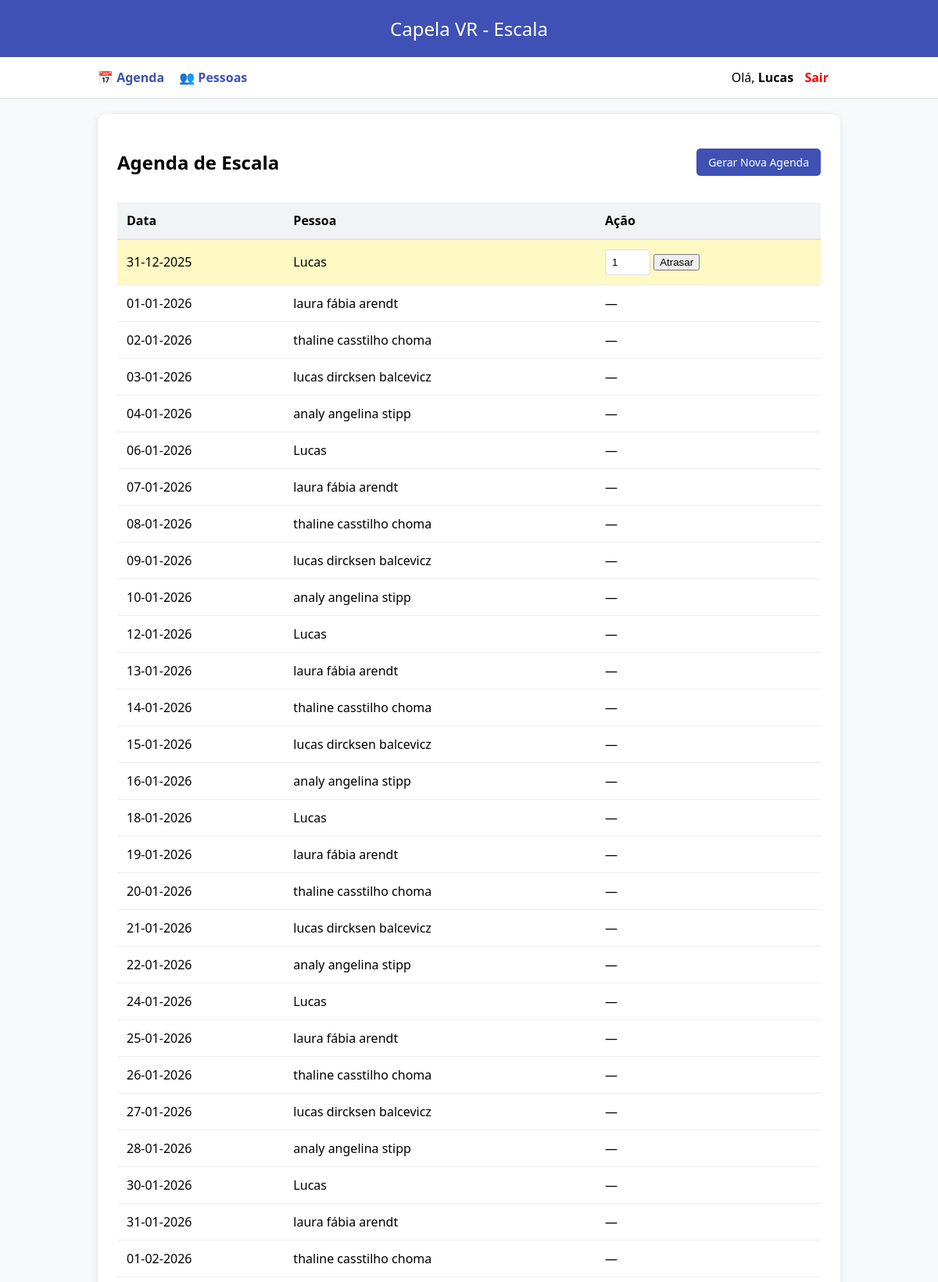
Screenshot of / (signed in, upper part) with the database file from the repository.
### tables this page shows
CREATE TABLE agenda (
                id INTEGER PRIMARY KEY AUTOINCREMENT,
                data DATE NOT NULL,
                pessoa_id INTEGER NOT NULL,
                FOREIGN KEY(pessoa_id) REFERENCES pessoas(id)
            );

CREATE TABLE pessoas (
                id INTEGER PRIMARY KEY AUTOINCREMENT,
                nome TEXT NOT NULL,
                senha TEXT DEFAULT '1234',
                role TEXT DEFAULT 'user',
                primeiro_login INTEGER DEFAULT 1,
                ordem INTEGER NOT NULL,
                ativo INTEGER DEFAULT 1
            , login TEXT);

### app.py (the view)
@app.route("/")
def agenda():
    hoje = date.today().strftime("%Y-%m-%d")
    with get_db() as db:
        c = db.cursor()
        c.execute("""
            SELECT agenda.id, agenda.data, strftime('%d-%m-%Y', agenda.data) AS data_br, pessoas.nome
            FROM agenda JOIN pessoas ON pessoas.id = agenda.pessoa_id ORDER BY agenda.data
        """)
        dados = c.fetchall()
    return render_template("agenda.html", agenda=dados, hoje=hoje)

### app.py (called while the page is built)
def get_db():
    conn = sqlite3.connect(DB_NAME, timeout=10)
    conn.row_factory = sqlite3.Row
    return conn

### templates/agenda.html
{% extends "base.html" %}
{% block content %}
<div style="display: flex; justify-content: space-between; align-items: center;">
    <h2>Agenda de Escala</h2>
    {% if session['role'] == 'admin' %}
    <a href="/gerar" class="btn btn-primary">Gerar Nova Agenda</a>
    {% endif %}
</div>
<table>
    <tr>
        <th>Data</th>
        <th>Pessoa</th>
        <th>Ação</th>
    </tr>
    {% for a in agenda %}
    <tr {% if a['data'] == hoje %} style="background: #fff9c4;" {% endif %}>
        <td>{{ a['data_br'] }}</td>
        <td>{{ a['nome'] }}</td>
        <td>
            {% if a['data'] == hoje and session['role'] == 'admin' %}
            <form method="post" action="/atrasar">
                <input type="number" name="dias" value="1" min="1" style="width: 40px;">
                <button type="submit">Atrasar</button>
            </form>
            {% else %} — {% endif %}
        </td>
    </tr>
    {% endfor %}
</table>
{% endblock %}

### static/style.css (style rules this page uses)
body { font-family: 'Segoe UI', sans-serif; background: #f8f9fa; margin: 0; padding: 0; }
table { width: 100%; border-collapse: collapse; margin-top: 15px; }
th { background: #f1f3f5; padding: 12px; text-align: left; border-bottom: 2px solid #dee2e6; }
td { padding: 12px; border-bottom: 1px solid #eee; }
.btn { padding: 8px 15px; border-radius: 5px; border: none; cursor: pointer; text-decoration: none; font-size: 14px; }
.btn-primary { background: #3f51b5; color: white; }
input { padding: 8px; border: 1px solid #ddd; border-radius: 4px; }

### rows the page displays
agenda: data_br "31-12-2025", nome "Lucas"
agenda: data_br "01-01-2026", nome "laura fábia arendt"
agenda: data_br "02-01-2026", nome "thaline casstilho choma"
agenda: data_br "03-01-2026", nome "lucas dircksen balcevicz"
agenda: data_br "04-01-2026", nome "analy angelina stipp"
agenda: data_br "06-01-2026", nome "Lucas"
agenda: data_br "07-01-2026", nome "laura fábia arendt"
agenda: data_br "08-01-2026", nome "thaline casstilho choma"
agenda: data_br "09-01-2026", nome "lucas dircksen balcevicz"
agenda: data_br "10-01-2026", nome "analy angelina stipp"
agenda: data_br "12-01-2026", nome "Lucas"
agenda: data_br "13-01-2026", nome "laura fábia arendt"
agenda: data_br "14-01-2026", nome "thaline casstilho choma"
agenda: data_br "15-01-2026", nome "lucas dircksen balcevicz"
agenda: data_br "16-01-2026", nome "analy angelina stipp"
agenda: data_br "18-01-2026", nome "Lucas"
agenda: data_br "19-01-2026", nome "laura fábia arendt"
agenda: data_br "20-01-2026", nome "thaline casstilho choma"
agenda: data_br "21-01-2026", nome "lucas dircksen balcevicz"
agenda: data_br "22-01-2026", nome "analy angelina stipp"
agenda: data_br "24-01-2026", nome "Lucas"
agenda: data_br "25-01-2026", nome "laura fábia arendt"
agenda: data_br "26-01-2026", nome "thaline casstilho choma"
agenda: data_br "27-01-2026", nome "lucas dircksen balcevicz"
agenda: data_br "28-01-2026", nome "analy angelina stipp"
agenda: data_br "30-01-2026", nome "Lucas"
agenda: data_br "31-01-2026", nome "laura fábia arendt"
agenda: data_br "01-02-2026", nome "thaline casstilho choma"

### other values shown
{{ session['nome']|capitalize }} "Lucas"
